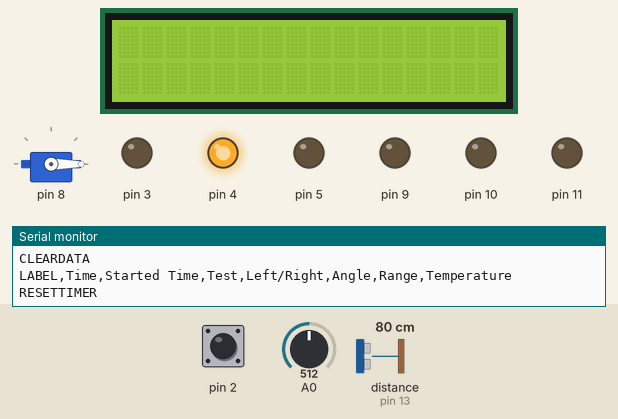
Simulated run of this sketch. Board: Arduino Uno, built with avr-gcc and run on an emulated ATmega328P. Shown: servo, 16×2 character LCD, output pins drawn as LEDs (lit = HIGH), the last lines printed to the serial monitor. The test bench sets the inputs (shaded band); at power-on: pin 2 HIGH, distance to the obstacle (sensor on pin 13) 80 cm, A0 = 512. The echo pulse lasts 58.3 µs per cm; pins used as bus, display or sensor lines are not drawn.

Above: at 2.5 s.
2.6 s: pin 2 pulled LOW for 0.15 s
At 3.2 s:
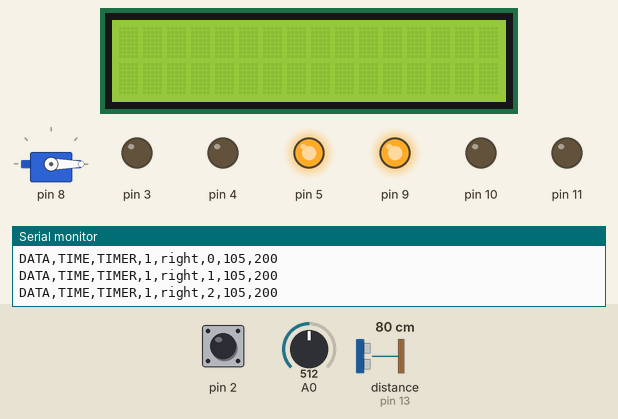
4.4 s: distance to the obstacle (sensor on pin 13) set to 72 cm
At 5.7 s:
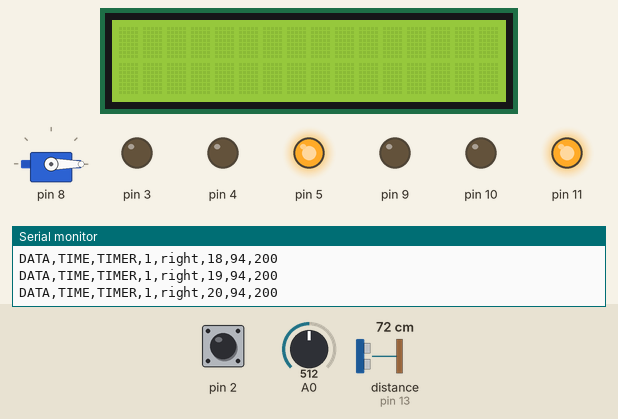
6.0 s: distance to the obstacle (sensor on pin 13) set to 9 cm
7.5 s: distance to the obstacle (sensor on pin 13) set to 6 cm
At 8.6 s:
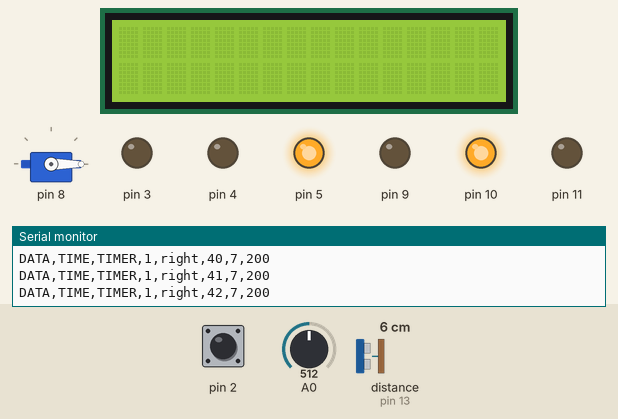
9.1 s: pin 2 pulled LOW for 1 s
At 10.4 s:
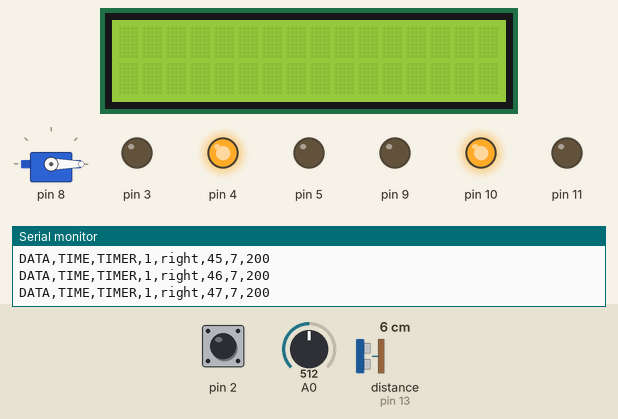
11.6 s: pin 2 pulled LOW for 3.2 s
At 15.2 s:
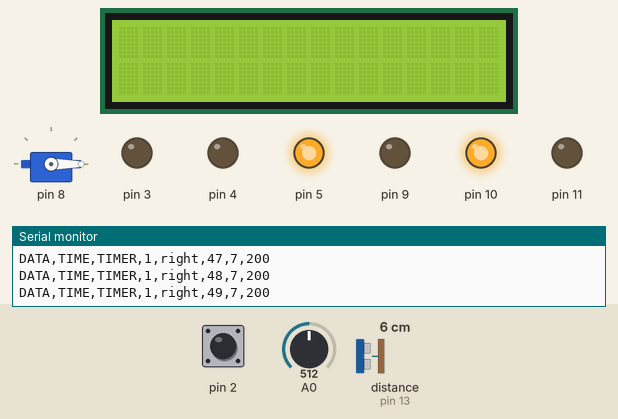
Timing chart, 0 to 16.7 s (numbered marks = the images above; inputs shaded):
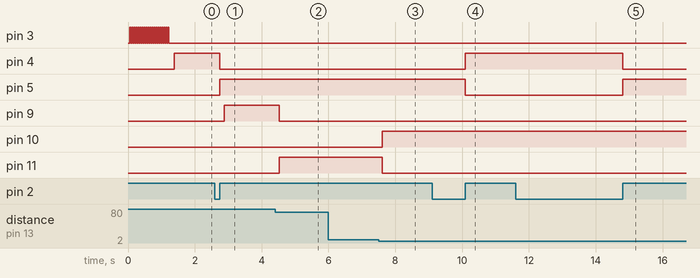

Measured:
- the behaviour switches between 77 and 76 cm on distance to the obstacle (sensor on pin 13) (found by bisection; images 1 and 2)
- the behaviour switches between 8 and 7 cm on distance to the obstacle (sensor on pin 13) (found by bisection; images 2 and 3)
- after the input at 2.6 s, pin 4: HIGH → LOW after 0.15 s; pin 5: LOW → HIGH after 0.15 s; pin 9: LOW → HIGH after 0.29 s
- after the input at 4.4 s, pin 9: HIGH → LOW after 0.13 s; pin 11: LOW → HIGH after 0.13 s
- after the input at 7.5 s, pin 10: LOW → HIGH after 0.10 s; pin 11: HIGH → LOW after 0.10 s
- after the input at 9.1 s, pin 4: LOW → HIGH after 1.0 s; pin 5: HIGH → LOW after 1.0 s
- after the input at 11.6 s, pin 4: HIGH → LOW after 3.2 s; pin 5: LOW → HIGH after 3.2 s

The sketch:

Radar.ino
```cpp
/*
	Name:       Radar.ino
	Created:	02.11.2018 14:27:34
	Authors:    Helgi Poulsen og Anna Thomsen
	Version:    2.0
*/

//Header files
//-----------------------------
#include "SerialPrint.h"
#include <NewPing.h>
#include "Config.h"
#include "Display.h"
#include "PowerOnOff.h"
#include "LoadingLed.h"
#include <Servo.h>
#include <Wire.h>
#include <LiquidCrystal_I2C.h>
//-----------------------------

//Objects from libraries
//-----------------------------
LiquidCrystal_I2C lcd(0x27, 2, 16);
Servo servo;
//-----------------------------
LoadingLedClass load;
DisplayClass display;
PowerOnOffClass powerOnOff;
ServoMotorClass servoMotor;
//-----------------------------

// The setup() function runs once each time the micro-controller starts
void setup()
{
	Serial.begin(9600);
	//For printing on PLX-DAQ (Excel)
	Serial.println("CLEARDATA");
	Serial.println("LABEL,Time,Started Time,Test,Left/Right,Angle,Range,Temperature");
	Serial.println("RESETTIMER");
	//Servo-----
	servo.attach(DigitalPins::SERVO); //Attach servo with pin
	servo.write(0); //Setting servo starting position
	//Led-------
	load.blink(); //Loading blinking lights
	//Display---
	lcd.init(); //Initialize display
	lcd.begin(16, 2);   // iInit the LCD for 16 chars 2 lines
	lcd.backlight(); //Turn on display
	display.intro(lcd); //Showing intro on display
}

// Add the main program code into the continuous loop() function
void loop()
{
	powerOnOff.run(servo, lcd);
}
```

Display.cpp
```cpp
/*
	Name:       Display.cpp
	Created:	02.11.2018 14:27:34
	Authors:    Helgi Poulsen og Anna Thomsen
	Version:    2.0
*/

#include "Display.h"

DisplayClass::DisplayClass()
{}

void DisplayClass::intro(LiquidCrystal_I2C lcd)
{
	lcd.setCursor(0, 0); //First line
	lcd.print("RADAR PROJECT   ");
	lcd.setCursor(0, 1); //Second line
	lcd.print("Version 2.0     ");
}

void DisplayClass::degree(LiquidCrystal_I2C lcd, int counter, int distance, int temperature)
{
	if (counter == 9 || counter == 99)
	{
		lcd.clear();
	}

	//Casting it to string
	String tmpRange = "Range:" + (String)distance + "cm" + "  ";

	if (distance > 200) {
		//out of range
		tmpRange = "Range:" + String((char)176) + "    ";
	}
	lcd.setCursor(0, 0); //First line
	lcd.print(String("Angle:") + String(counter) + String((char)223) + String("  "));
	lcd.setCursor(11, 0); //First line
	lcd.print(String("C:") + String(temperature) + String((char)223));
	lcd.setCursor(0, 1); //Second line
	lcd.print(tmpRange);
}

DisplayClass Display;
```

Display.h
```cpp
/*
	Name:       Display.h
	Created:	02.11.2018 14:27:34
	Authors:    Helgi Poulsen og Anna Thomsen
	Version:    2.0
*/

#ifndef _DISPLAY_h
#define _DISPLAY_h

#if defined(ARDUINO) && ARDUINO >= 100
#include "arduino.h"
#include "Temperature.h"
#include <Wire.h>
#include <LiquidCrystal_I2C.h>
#include "string.h"
#else
#include "WProgram.h"
#endif
//LiquidCrystal_I2C lcd(0x27, 2, 16);

class DisplayClass
{
private:
	TemperatureClass temperature;

public:
	DisplayClass();
	void intro(LiquidCrystal_I2C lcd);
	void degree(LiquidCrystal_I2C lcd, int counter, int distance, int temperature);
};
extern DisplayClass Display;

#endif
```

Led.cpp
```cpp
/*
	Name:       Led.cpp
	Created:	02.11.2018 14:27:34
	Authors:    Helgi Poulsen og Anna Thomsen
	Version:    2.0
*/

#include "Led.h"
```

Led.h
```cpp
/*
	Name:       Led.h
	Created:	02.11.2018 14:27:34
	Authors:    Helgi Poulsen og Anna Thomsen
	Version:    2.0
*/

#ifndef _LED_h
#define _LED_h

#if defined(ARDUINO) && ARDUINO >= 100
#include "arduino.h"
#include "Config.h"

#else
#include "WProgram.h"
#endif

class LedClass
{

protected:
	int state;

public:
	LedClass() {}

	virtual void setState(int pState) = 0;
	virtual int getState() const { return 0; }
	virtual void blink() = 0;
};

#endif
```

LoadingLed.cpp
```cpp
/*
	Name:       LoadingLed.cpp
	Created:	02.11.2018 14:27:34
	Authors:    Helgi Poulsen og Anna Thomsen
	Version:    2.0
*/

#include "LoadingLed.h"

LoadingLedClass::LoadingLedClass()
{
	pinMode(DigitalPins::LOADINGLED, OUTPUT);
}

void LoadingLedClass::setState(int pState)
{}

int LoadingLedClass::getState() const
{
	return 0;
}

void LoadingLedClass::blink()
{
	for (int i = 0; i < 20; i++)
	{
		delay(30);
		digitalWrite(3, HIGH);
		delay(30);
		digitalWrite(3, LOW);
	}
}

LoadingLedClass LoadingLed;
```

LoadingLed.h
```cpp
/*
	Name:       LoadingLed.h
	Created:	02.11.2018 14:27:34
	Authors:    Helgi Poulsen og Anna Thomsen
	Version:    2.0
*/

#ifndef _LOADINGLED_h
#define _LOADINGLED_h

#if defined(ARDUINO) && ARDUINO >= 100
#include "arduino.h"
#include "Led.h"
#include "Config.h"
#else
#include "WProgram.h"
#endif

class LoadingLedClass : public LedClass
{
public:
	LoadingLedClass();
	void setState(int pState) override;
	int getState() const override;
	void blink() override;
};
extern LoadingLedClass LoadingLed;

#endif
```

OffLed.cpp
```cpp
/*
	Name:       OffLed.cpp
	Created:	02.11.2018 14:27:34
	Authors:    Helgi Poulsen og Anna Thomsen
	Version:    2.0
*/

#include "OffLed.h"


OffLedClass::OffLedClass()
{
	pinMode(DigitalPins::OFFLED, OUTPUT);
}

void OffLedClass::setState(int pState)
{
	state = pState;
}

int OffLedClass::getState() const
{
	return state;
}

void OffLedClass::blink()
{}

OffLedClass OffLed;
```

OffLed.h
```cpp
/*
	Name:       OffLed.h
	Created:	02.11.2018 14:27:34
	Authors:    Helgi Poulsen og Anna Thomsen
	Version:    2.0
*/

#ifndef _OFFLED_h
#define _OFFLED_h

#if defined(ARDUINO) && ARDUINO >= 100
#include "arduino.h"
#include "Led.h"
#include "Config.h"
#else
#include "WProgram.h"
#endif

class OffLedClass : public LedClass
{
public:
	OffLedClass();
	void setState(int pState) override;
	int getState() const override;
	void blink() override;
};
extern OffLedClass OffLed;

#endif
```

OnLed.cpp
```cpp
/*
	Name:       OnLed.cpp
	Created:	02.11.2018 14:27:34
	Authors:    Helgi Poulsen og Anna Thomsen
	Version:    2.0
*/

#include "OnLed.h"


OnLedClass::OnLedClass()
{
	pinMode(DigitalPins::ONLED, OUTPUT);
}

void OnLedClass::setState(int pState)
{
	state = pState;
}

int OnLedClass::getState() const
{
	return state;
}

void OnLedClass::blink()
{}

OnLedClass OnLed;
```

OnLed.h
```cpp
/*
	Name:       OnLed.h
	Created:	02.11.2018 14:27:34
	Authors:    Helgi Poulsen og Anna Thomsen
	Version:    2.0
*/

#ifndef _ONLED_h
#define _ONLED_h

#if defined(ARDUINO) && ARDUINO >= 100
#include "arduino.h"
#include "Config.h"
#include "Led.h"
#else
#include "WProgram.h"
#endif

class OnLedClass : public LedClass
{
public:
	OnLedClass();
	void setState(int pState) override;
	int getState() const override;
	void blink() override;
};
extern OnLedClass OnLed;

#endif
```

PowerOnOff.cpp
```cpp
/*
	Name:       PowerOnOff.cpp
	Created:	02.11.2018 14:27:34
	Authors:    Helgi Poulsen og Anna Thomsen
	Version:    2.0
*/

#include "PowerOnOff.h"

PowerOnOffClass::PowerOnOffClass()
{
	pinMode(DigitalPins::POWERONOFF, INPUT_PULLUP); //Decleare the PowerOnOff button as a INPUT_PULLUP
	tmp = max;
}

void PowerOnOffClass::run(Servo s, LiquidCrystal_I2C lcd)
{
	state = digitalRead(DigitalPins::POWERONOFF);

	if (state == HIGH)
	{
		everythingOn = !everythingOn; // setting bool to the opposite value
		//Setting states on leds
		onLed.setState(everythingOn);
		offLed.setState(!everythingOn);

		//Writing the states of the leds
		digitalWrite(DigitalPins::ONLED, onLed.getState());
		digitalWrite(DigitalPins::OFFLED, offLed.getState());

		//Displaying intro screen
		display.intro(lcd);

		//loop running as long as state = HIGH
		while (state)
		{
			servoDirection(s, everythingOn, lcd); // moving the servo
			state = digitalRead(DigitalPins::POWERONOFF); // getting state	of button
		}
	}
}

void PowerOnOffClass::servoDirection(Servo s, int state, LiquidCrystal_I2C lcd)
{
	if (state == HIGH)
	{
		delay(100); //For making the servo move a little bit slower

		//Take temperature every 10 degrees and setting the speed of sound
		if (counter % 10 == 0)
		{
			temperature.setTemperature();
			ultraSonic.setSpeedOfSound(temperature.getTemperature());
		}
		//Setting distance
		ultraSonic.setDistance(ultraSonic.getSpeedOfSound());
		//displaying distance with rgb led
		rgb.x(ultraSonic.getDistance());
		//Showing info on display
		display.degree(lcd, counter, ultraSonic.getDistance(), temperature.getTemperature());

		//Getting data to excel
		//------------------------------
		serialPrint.print(test, leftRight, counter, ultraSonic.getDistance(), temperature.getTemperature());
		//------------------------------

		//Servo going up from 0 to 170 until reaching max
		if (up)
		{
			leftRight = "right";
			if (counter == max)
			{
				up = false;
			}
			sm.rotate(s, counter);
		}
		//Servo going down from 170 to 0 until reaching minimum
		else
		{
			leftRight = "left";
			if (counter == min)
			{
				up = true;
				++test;
			}
			sm.rotate(s, counter);
		}
		//Counter going up or down depending on boolean up
		(up) ? ++counter : --counter;
	}
}

PowerOnOffClass PowerOnOff;
```

PowerOnOff.h
```cpp
/*
	Name:       PowerOnOff.h
	Created:	02.11.2018 14:27:34
	Authors:    Helgi Poulsen og Anna Thomsen
	Version:    2.0
*/

#ifndef _POWERONOFF_h
#define _POWERONOFF_h

#if defined(ARDUINO) && ARDUINO >= 100

#include "arduino.h"
#include "ServoMotor.h"
#include "Display.h"
#include "Temperature.h"
#include "UltraSonic.h"
#include "OffLed.h"
#include "OnLed.h"
#include "RGBLed.h"
#include "SerialPrint.h"

#else
#include "WProgram.h"
#endif

class PowerOnOffClass
{
private:
	//objects
	ServoMotorClass sm;
	DisplayClass display;
	TemperatureClass temperature;
	UltraSonicClass ultraSonic;
	OnLedClass onLed;
	OffLedClass offLed;
	RGBLedClass rgb;
	SerialPrintClass serialPrint;

	//For serialPrint
	//-------------------
	int test = 1;
	String leftRight = "right";
	//-------------------

	int state = LOW;
	bool everythingOn = true;
	int counter = 0;

	int tmp;
	const int max = 170;
	const int min = 0;
	bool up = true;

public:
	PowerOnOffClass();
	void run(Servo s, LiquidCrystal_I2C lcd);
	void servoDirection(Servo s, int state, LiquidCrystal_I2C lcd);
};
extern PowerOnOffClass PowerOnOff;

#endif
```

RGBLed.cpp
```cpp
/*
	Name:       RGBLed.cpp
	Created:	02.11.2018 14:27:34
	Authors:    Helgi Poulsen og Anna Thomsen
	Version:    2.0
*/

#include "RGBLed.h"

RGBLedClass::RGBLedClass()
{
	pinMode(DigitalPins::RGBGreen, OUTPUT);
	pinMode(DigitalPins::RGBRed, OUTPUT);
	pinMode(DigitalPins::RGBBlue, OUTPUT);
}

void RGBLedClass::x(int distance)
{
	//0-255 brightness

	//Red
	if (distance < 10) {
		//off
		analogWrite(DigitalPins::RGBGreen, 0);
		analogWrite(DigitalPins::RGBBlue, 0);
		//on
		analogWrite(DigitalPins::RGBRed, 255);
	}
	//Green
	if (distance >= 10 && distance < 100) {
		//off
		analogWrite(DigitalPins::RGBRed, 0);
		analogWrite(DigitalPins::RGBGreen, 0);
		//on
		analogWrite(DigitalPins::RGBBlue, 255);
	}
	//Blue
	if (distance > 100) {
		//off
		analogWrite(DigitalPins::RGBBlue, 0);
		analogWrite(DigitalPins::RGBRed, 0);
		//on
		analogWrite(DigitalPins::RGBGreen, 255);
	}
}

RGBLedClass RGBLed;
```

RGBLed.h
```cpp
/*
	Name:       RGBLed.h
	Created:	02.11.2018 14:27:34
	Authors:    Helgi Poulsen og Anna Thomsen
	Version:    2.0
*/

#ifndef _RGBLED_h
#define _RGBLED_h

#if defined(ARDUINO) && ARDUINO >= 100
#include "arduino.h"
#include "Config.h"
#else
#include "WProgram.h"
#endif

class RGBLedClass
{
public:
	RGBLedClass();
	void x(int distance);
};
extern RGBLedClass RGBLed;

#endif
```

SerialPrint.cpp
```cpp
/*
	Name:       SerialPrint.cpp
	Created:	02.11.2018 14:27:34
	Authors:    Helgi Poulsen og Anna Thomsen
	Version:    2.0
*/

#include "SerialPrint.h"

void SerialPrintClass::print(int pTest, String pLeftRight, int pCounter, int pDistance, int pTemperature)
{
	Serial.print("DATA,TIME,TIMER,");
	Serial.print(pTest);
	Serial.print(",");
	Serial.print(pLeftRight);
	Serial.print(",");
	Serial.print(pCounter);
	Serial.print(",");
	Serial.print(pDistance);
	Serial.print(",");
	Serial.println(pTemperature);
}

SerialPrintClass SerialPrint;
```

SerialPrint.h
```cpp
/*
	Name:       SerialPrint.h
	Created:	02.11.2018 14:27:34
	Authors:    Helgi Poulsen og Anna Thomsen
	Version:    2.0
*/

#ifndef _SERIALPRINT_h
#define _SERIALPRINT_h

#if defined(ARDUINO) && ARDUINO >= 100
#include "arduino.h"
#else
#include "WProgram.h"
#endif

class SerialPrintClass
{
public:
	void print(int pTest, String pLeftRight, int pCounter, int pDistance, int pTemperature);
};
extern SerialPrintClass SerialPrint;

#endif
```

ServoMotor.cpp
```cpp
/*
	Name:       ServoMotor.cpp
	Created:	02.11.2018 14:27:34
	Authors:    Helgi Poulsen og Anna Thomsen
	Version:    2.0
*/

#include "ServoMotor.h"


void ServoMotorClass::rotate(Servo pServo, int counter)
{
	//Rotating the servo
	pServo.write(counter);
}

ServoMotorClass ServoMotor;
```

ServoMotor.h
```cpp
/*
	Name:       ServoMotor.h
	Created:	02.11.2018 14:27:34
	Authors:    Helgi Poulsen og Anna Thomsen
	Version:    2.0
*/

#ifndef _SERVOMOTOR_h
#define _SERVOMOTOR_h

#if defined(ARDUINO) && ARDUINO >= 100
#include "arduino.h"

#include <Servo.h>

#else
#include "WProgram.h"
#endif

class ServoMotorClass
{
public:
	void rotate(Servo pServo, int counter);
};
extern ServoMotorClass ServoMotor;

#endif
```

Temperature.cpp
```cpp
/*
	Name:       Temperature.cpp
	Created:	02.11.2018 14:27:34
	Authors:    Helgi Poulsen og Anna Thomsen
	Version:    2.0
*/

#include "Temperature.h"


void TemperatureClass::setTemperature()
{
	reading = analogRead(AnalogPins::TEMPERATURE);
	voltage = reading * 5.0;
	voltage /= 1024.0;


	temperatureCelsius = (voltage - 0.5) * 100;  //converting from 10 mv per degree wit 500 mV offset
	//to degrees ((voltage - 500mV) times 100)
}

TemperatureClass Temperature;
```

Temperature.h
```cpp
/*
	Name:       Temperature.h
	Created:	02.11.2018 14:27:34
	Authors:    Helgi Poulsen og Anna Thomsen
	Version:    2.0
*/

#ifndef _TEMPERATURE_h
#define _TEMPERATURE_h

#if defined(ARDUINO) && ARDUINO >= 100
#include "arduino.h"
#include "Config.h"
#else
#include "WProgram.h"
#endif

class TemperatureClass
{
private:
	float temperatureCelsius;
	float voltage;
	int reading;

public:
	int getTemperature() { return temperatureCelsius; }
	void setTemperature();
};
extern TemperatureClass Temperature;

#endif
```

UltraSonic.cpp
```cpp
/*
	Name:       UltraSonic.cpp
	Created:	02.11.2018 14:27:34
	Authors:    Helgi Poulsen og Anna Thomsen
	Version:    2.0
*/

#include "UltraSonic.h"


UltraSonicClass::UltraSonicClass()
{
	pinMode(DigitalPins::TRIGGER, OUTPUT); // Sets the triggerPin as an Output
	pinMode(DigitalPins::ECHO, INPUT); // Sets the echoPin as an Input
}

void UltraSonicClass::setSpeedOfSound(int temperature)
{
	//Simplified formula for +35°C to −35°C
	//Speed of sound in air in m/s : c = 331.3 + (0.6 × ϑ)   = m/s
	speedOfSound = speedofsound0C + (constant * temperature);
}

void UltraSonicClass::setDistance(float speedOfSound)
{
	//Library------------------------------
	//NewPing sonar(12, 13, 200);
	//distance = sonar.ping_cm();
	//-------------------------------------

	digitalWrite(DigitalPins::TRIGGER, LOW);
	delayMicroseconds(4);
	// Sets the trigPin on HIGH state for 10 micro seconds
	digitalWrite(DigitalPins::TRIGGER, HIGH);
	delayMicroseconds(10);
	digitalWrite(DigitalPins::TRIGGER, LOW);
	// Reads the echoPin, returns the sound wave travel time in microseconds
	duration = pulseIn(DigitalPins::ECHO, HIGH);
	// Calculating the distance cm
	float tmp = speedOfSound / 10000;
	distance = duration * tmp / 2;
}

UltraSonicClass UltraSonic;
```

UltraSonic.h
```cpp
/*
	Name:       UltraSonic.h
	Created:	02.11.2018 14:27:34
	Author:     Helgi og Anna
	Version:    1.5
*/

#ifndef _ULTRASONIC_h
#define _ULTRASONIC_h

#if defined(ARDUINO) && ARDUINO >= 100
#include "arduino.h"
#include "Config.h"
#include <NewPing.h>
#else
#include "WProgram.h"
#endif

class UltraSonicClass
{
private:
	unsigned long duration;
	int distance;
	const float speedofsound0C = 331.3;
	const float constant = 0.6;
	float speedOfSound;

public:
	UltraSonicClass();
	//Setters
	void setSpeedOfSound(int temperature);
	void setDistance(float speedOfSound);
	//Getters
	float getSpeedOfSound() { return speedOfSound; }
	int getDistance() { return distance; }
};
extern UltraSonicClass UltraSonic;

#endif
```

Config.h
```cpp
/*
	Name:       Config.h
	Created:	02.11.2018 14:27:34
	Authors:    Helgi Poulsen og Anna Thomsen
	Version:    2.0
*/

#ifndef _CONFIG_h
#define _CONFIG_h

#if defined(ARDUINO) && ARDUINO >= 100
#include "arduino.h"
#else
#include "WProgram.h"
#endif

namespace DigitalPins
{
	//Main button
	const int POWERONOFF = 2;
	//on off loading leds
	const int LOADINGLED = 3;
	const int OFFLED = 4;
	const int ONLED = 5;
	//Servo engine
	const int SERVO = 8;
	//RGB Module
	const int RGBGreen = 9;
	const int RGBRed = 10;
	const int RGBBlue = 11;
	//Ultrasonic
	const int TRIGGER = 12;
	const int ECHO = 13;
}

namespace AnalogPins
{
	//Temperature sensor
	const int TEMPERATURE = 0;
}

#endif
```
